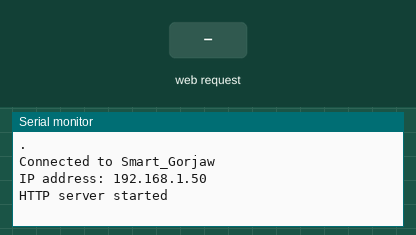
Recording of a sketch running on a simulated Arduino Mega 2560, built with avr-gcc and run on an emulated ATmega2560. Shown: the last lines printed to the serial monitor. The test bench sets the inputs (shaded band). WiFi joins after 1.5 s; servers stay silent unless stated.

Above: at 4.7 s.
4.8 s: HTTP request GET /control/?command=1 received
At 5.4 s:
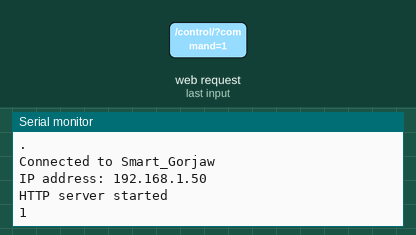
6.3 s: HTTP request GET /control/?command=0 received
At 7.7 s:
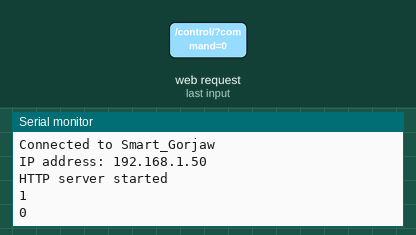

Measured:
- after the input at 4.8 s, the serial monitor: prints a new line at once (image 1)
- after the input at 6.3 s, the serial monitor: prints a new line at once (image 2)

The sketch:

master_TV_esp.ino
```cpp
#include <ESP8266WiFi.h>
#include <WiFiClient.h>
#include <ESP8266WebServer.h>
#include <ESP8266HTTPClient.h>
#include <SoftwareSerial.h>

//Static IP address configuration
IPAddress staticIP(192, 168, 1, 178); //ESP static ip
IPAddress gateway(192, 168, 1, 1);   //IP Address of your WiFi Router (Gateway)
IPAddress subnet(255, 255, 255, 0);  //Subnet mask
IPAddress dns(8, 8, 8, 8);  //DNS

const char* ssid = "Smart_Gorjaw";
const char* password = "gorjaw@!85";
const char* deviceName = "tvv";
String serverUrl = "192.168.1.252";
String payload;
String device_key = "alondaaircondition";
//String command = "watt_measurer";

ESP8266WebServer server(80);

String stream;


void handlePong() {
  server.send(200, "text/html", device_key);
}


void setup() {
  Serial.begin(115200);
  WiFi.begin(ssid, password);
  Serial.println("");
  WiFi.disconnect();
  WiFi.hostname(deviceName);
  WiFi.config(staticIP, subnet, gateway, dns);
  WiFi.begin(ssid, password);

  WiFi.mode(WIFI_STA);

//  while (WiFi.status() != WL_CONNECTED) {
    delay(500);
    Serial.print(".");
//  }

  Serial.println("");
  Serial.print("Connected to ");
  Serial.println(ssid);
  Serial.print("IP address: ");
  Serial.println(WiFi.localIP());

  server.on("/ping/", handlePong);
  server.on("/control/", sendDataFromMaster);

  server.begin();
  Serial.println("HTTP server started");
}


void loop() {
  server.handleClient();
 // sendDataFromMaster();
}
/*
void handleDevice(){
  String command = server.arg("command");


}*/

void sendDataFromMaster(){
  String command = server.arg("command");

  command.trim();
  if (command.length()>0){
    Serial.println(command);
   // String argument_data = "?device_key="+device_key+"&command="+command+"&value="+String(stream);
    //sendRequest("http://"+serverUrl+"/esp/ArgToDB/",argument_data);
  }
 // command="";
 server.send(200, "text/plain", "ok");
}


void sendRequest(String path, String sendingData){
  if(WiFi.status()== WL_CONNECTED){
    String serverPath = path+sendingData;
    Serial.println(serverPath);
    payload = httpGETRequest(serverPath.c_str());
    Serial.println(payload);
  }
  else {
    Serial.println("WiFi Disconnected");
  }
}


String httpGETRequest(const char* serverName) {
  HTTPClient http;
  http.begin(serverName);
  int httpResponseCode = http.GET();
  String payload = "{}";
  if (httpResponseCode>0) {
    Serial.print("HTTP Response code: ");
    Serial.println(httpResponseCode);
    payload = http.getString();
  }
  else {
    Serial.print("Error code: ");
    Serial.println(httpResponseCode);
  }
  http.end();
  return payload;
}
```
